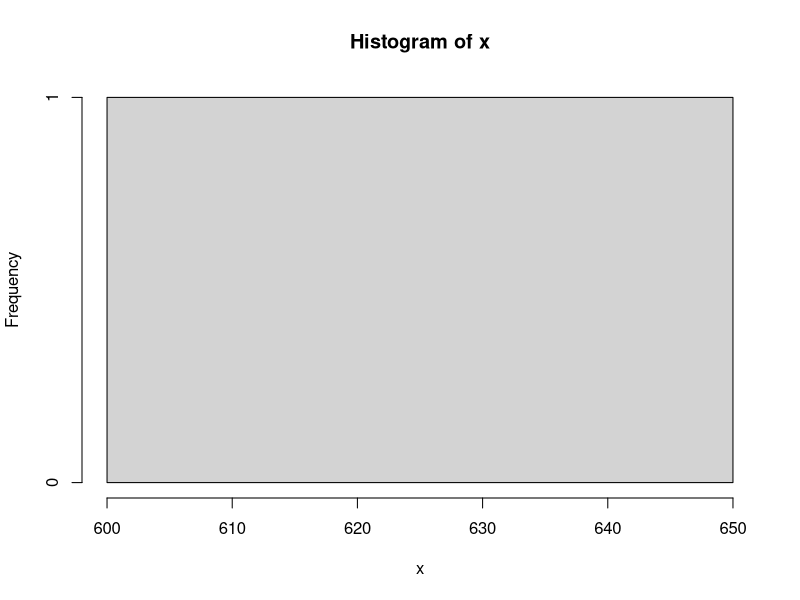
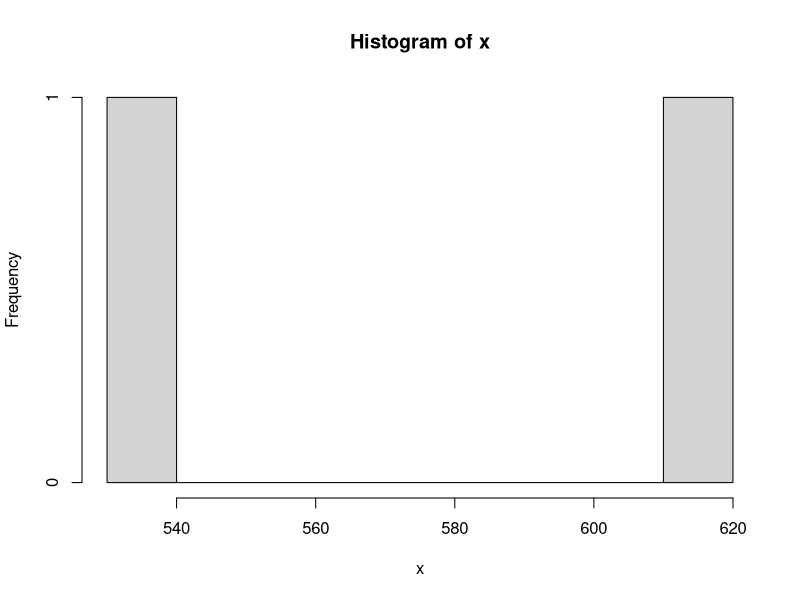
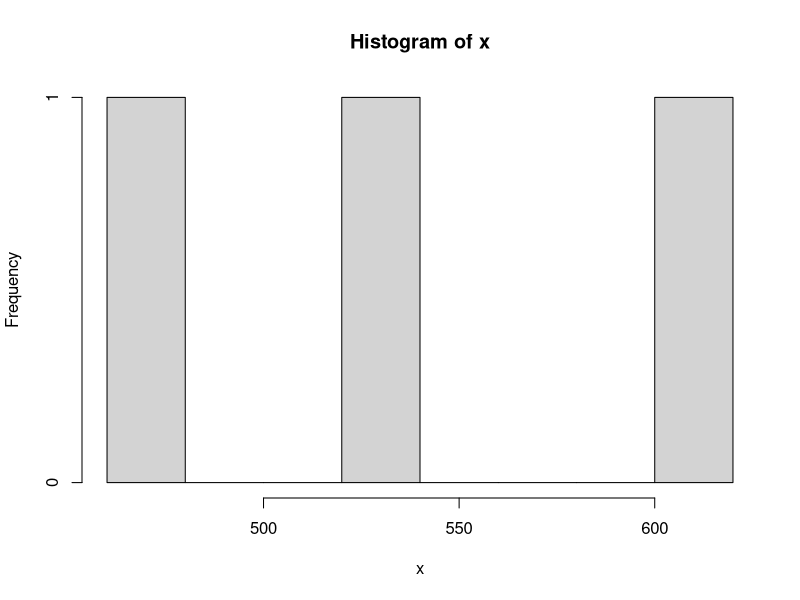
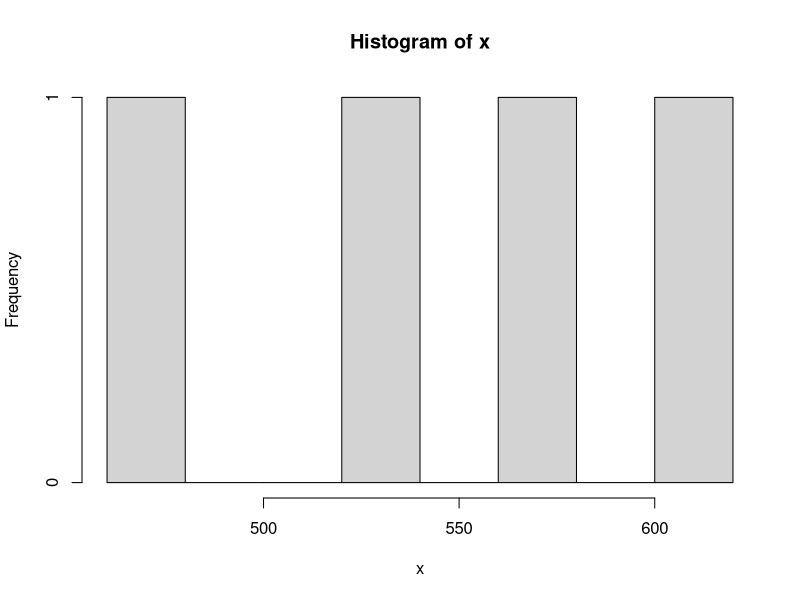
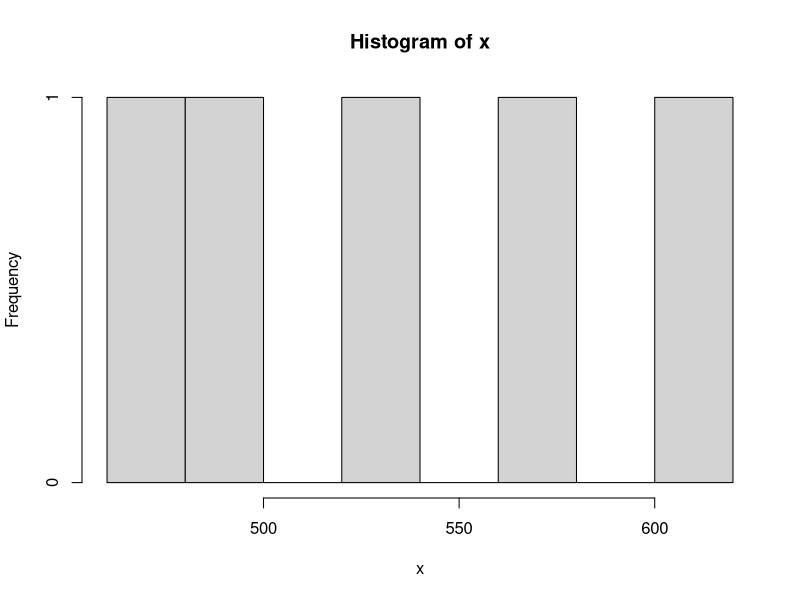
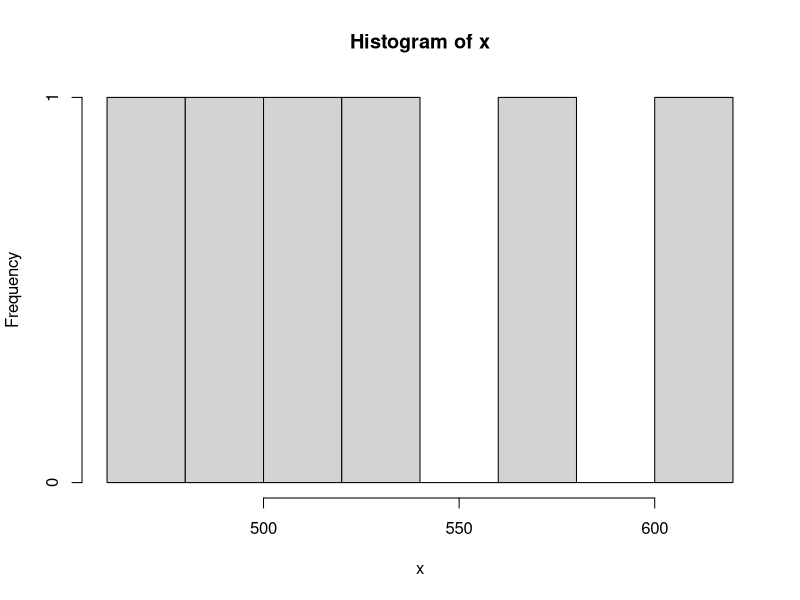
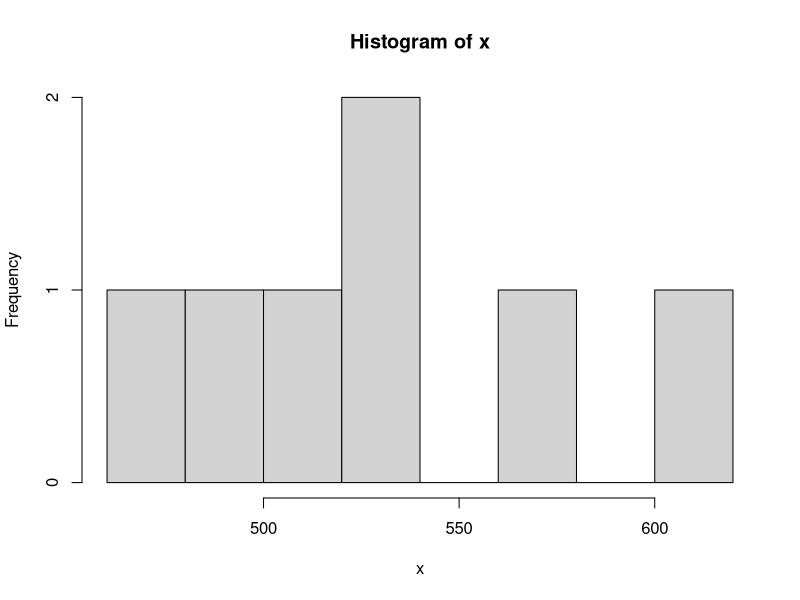
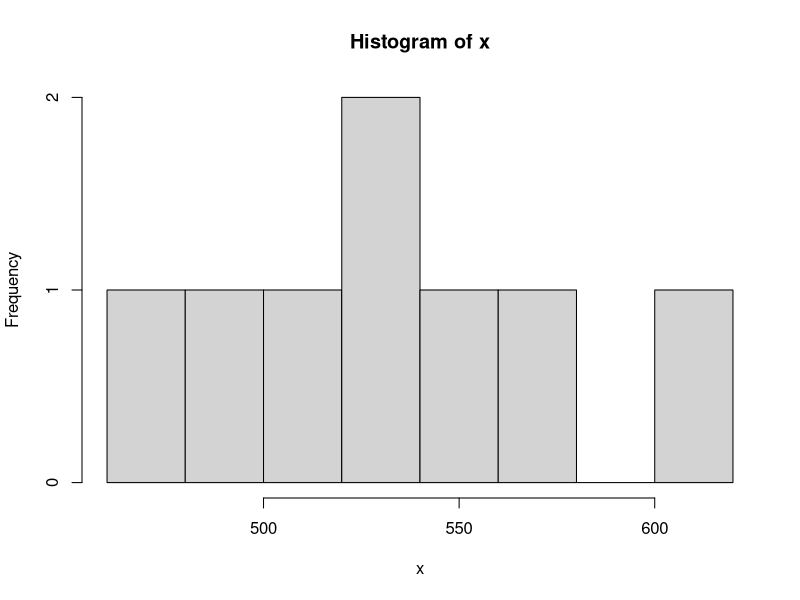

Generate these figures, in order, with R:
#Teorema do Limite Central 
#Central Limit Teorem
#by Kleber Povoacao

x<-c()
populacao<-1000
qtd_elemento_amostral<-30
qtd_coletas<-100

for(i in seq(1:qtd_coletas)){
  amostra<-sample(1:populacao,qtd_elemento_amostral)
  y=mean(amostra)
  x<-c(x,y)
  hist(x,breaks=7)
  Sys.sleep(0.1)
}


